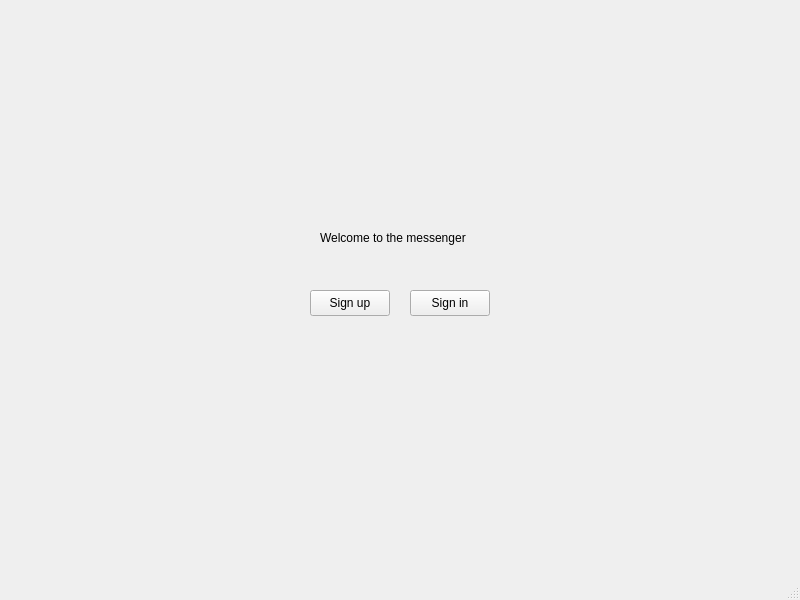
<?xml version="1.0" encoding="UTF-8"?>
<ui version="4.0">
 <class>MainWindow</class>
 <widget class="QMainWindow" name="MainWindow">
  <property name="geometry">
   <rect>
    <x>0</x>
    <y>0</y>
    <width>800</width>
    <height>600</height>
   </rect>
  </property>
  <property name="windowTitle">
   <string>MainWindow</string>
  </property>
  <widget class="QWidget" name="centralwidget">
   <widget class="QStackedWidget" name="stackedWidget">
    <property name="geometry">
     <rect>
      <x>10</x>
      <y>0</y>
      <width>801</width>
      <height>571</height>
     </rect>
    </property>
    <widget class="QWidget" name="welcome_page">
     <widget class="QLabel" name="label">
      <property name="geometry">
       <rect>
        <x>310</x>
        <y>228</y>
        <width>171</width>
        <height>20</height>
       </rect>
      </property>
      <property name="text">
       <string>Welcome to the messenger </string>
      </property>
     </widget>
     <widget class="QPushButton" name="signUpButton">
      <property name="geometry">
       <rect>
        <x>300</x>
        <y>290</y>
        <width>80</width>
        <height>26</height>
       </rect>
      </property>
      <property name="text">
       <string>Sign up</string>
      </property>
     </widget>
     <widget class="QPushButton" name="signInButton">
      <property name="geometry">
       <rect>
        <x>400</x>
        <y>290</y>
        <width>80</width>
        <height>26</height>
       </rect>
      </property>
      <property name="text">
       <string>Sign in</string>
      </property>
     </widget>
    </widget>
    <widget class="QWidget" name="signin_page">
     <widget class="QPushButton" name="signInSubmitButton">
      <property name="geometry">
       <rect>
        <x>360</x>
        <y>330</y>
        <width>80</width>
        <height>26</height>
       </rect>
      </property>
      <property name="text">
       <string>Sign in</string>
      </property>
     </widget>
     <widget class="QLineEdit" name="passwordLineEdit">
      <property name="geometry">
       <rect>
        <x>380</x>
        <y>290</y>
        <width>151</width>
        <height>26</height>
       </rect>
      </property>
      <property name="text">
       <string/>
      </property>
      <property name="echoMode">
       <enum>QLineEdit::Password</enum>
      </property>
     </widget>
     <widget class="QLineEdit" name="usernameLineEdit">
      <property name="geometry">
       <rect>
        <x>380</x>
        <y>250</y>
        <width>151</width>
        <height>26</height>
       </rect>
      </property>
      <property name="text">
       <string/>
      </property>
     </widget>
     <widget class="QLabel" name="label_2">
      <property name="geometry">
       <rect>
        <x>280</x>
        <y>250</y>
        <width>71</width>
        <height>18</height>
       </rect>
      </property>
      <property name="text">
       <string>Username </string>
      </property>
     </widget>
     <widget class="QLabel" name="label_3">
      <property name="geometry">
       <rect>
        <x>280</x>
        <y>290</y>
        <width>58</width>
        <height>18</height>
       </rect>
      </property>
      <property name="text">
       <string>Password</string>
      </property>
     </widget>
     <widget class="QLabel" name="label_8">
      <property name="geometry">
       <rect>
        <x>280</x>
        <y>360</y>
        <width>161</width>
        <height>18</height>
       </rect>
      </property>
      <property name="text">
       <string>Don't have an account?</string>
      </property>
     </widget>
     <widget class="QPushButton" name="redirectSignUpButton">
      <property name="geometry">
       <rect>
        <x>440</x>
        <y>360</y>
        <width>80</width>
        <height>26</height>
       </rect>
      </property>
      <property name="text">
       <string>Sign Up</string>
      </property>
     </widget>
    </widget>
    <widget class="QWidget" name="signup_page">
     <widget class="QLabel" name="label_4">
      <property name="geometry">
       <rect>
        <x>280</x>
        <y>230</y>
        <width>71</width>
        <height>18</height>
       </rect>
      </property>
      <property name="text">
       <string>Username</string>
      </property>
     </widget>
     <widget class="QLabel" name="label_5">
      <property name="geometry">
       <rect>
        <x>280</x>
        <y>260</y>
        <width>58</width>
        <height>18</height>
       </rect>
      </property>
      <property name="text">
       <string>Password</string>
      </property>
     </widget>
     <widget class="QLabel" name="label_6">
      <property name="geometry">
       <rect>
        <x>257</x>
        <y>290</y>
        <width>111</width>
        <height>20</height>
       </rect>
      </property>
      <property name="text">
       <string>Confirm Password</string>
      </property>
     </widget>
     <widget class="QLineEdit" name="signUpUsernameLineEdit">
      <property name="geometry">
       <rect>
        <x>400</x>
        <y>230</y>
        <width>113</width>
        <height>26</height>
       </rect>
      </property>
     </widget>
     <widget class="QLineEdit" name="signUpPasswordLineEdit">
      <property name="geometry">
       <rect>
        <x>400</x>
        <y>260</y>
        <width>113</width>
        <height>26</height>
       </rect>
      </property>
      <property name="echoMode">
       <enum>QLineEdit::Password</enum>
      </property>
     </widget>
     <widget class="QLineEdit" name="confirmPasswordLineEdit">
      <property name="geometry">
       <rect>
        <x>400</x>
        <y>290</y>
        <width>113</width>
        <height>26</height>
       </rect>
      </property>
      <property name="echoMode">
       <enum>QLineEdit::Password</enum>
      </property>
     </widget>
     <widget class="QPushButton" name="signUpSubmitButton">
      <property name="geometry">
       <rect>
        <x>370</x>
        <y>330</y>
        <width>80</width>
        <height>26</height>
       </rect>
      </property>
      <property name="text">
       <string>Sign Up</string>
      </property>
     </widget>
     <widget class="QPushButton" name="redirectSignInButton">
      <property name="geometry">
       <rect>
        <x>430</x>
        <y>370</y>
        <width>80</width>
        <height>26</height>
       </rect>
      </property>
      <property name="text">
       <string>Sign In</string>
      </property>
     </widget>
     <widget class="QLabel" name="label_9">
      <property name="geometry">
       <rect>
        <x>260</x>
        <y>370</y>
        <width>161</width>
        <height>18</height>
       </rect>
      </property>
      <property name="text">
       <string>Already have an account? </string>
      </property>
     </widget>
    </widget>
    <widget class="QWidget" name="chats_page">
     <widget class="QPushButton" name="newChatButton">
      <property name="geometry">
       <rect>
        <x>0</x>
        <y>530</y>
        <width>80</width>
        <height>26</height>
       </rect>
      </property>
      <property name="text">
       <string>New Chat</string>
      </property>
     </widget>
     <widget class="QPushButton" name="signOutButton">
      <property name="geometry">
       <rect>
        <x>720</x>
        <y>530</y>
        <width>80</width>
        <height>26</height>
       </rect>
      </property>
      <property name="text">
       <string>Sign out</string>
      </property>
     </widget>
     <widget class="QLineEdit" name="newChatUsernameLineEdit">
      <property name="geometry">
       <rect>
        <x>90</x>
        <y>530</y>
        <width>113</width>
        <height>26</height>
       </rect>
      </property>
     </widget>
     <widget class="QListWidget" name="chatsListWidget">
      <property name="geometry">
       <rect>
        <x>80</x>
        <y>80</y>
        <width>641</width>
        <height>241</height>
       </rect>
      </property>
     </widget>
     <widget class="QLabel" name="label_7">
      <property name="geometry">
       <rect>
        <x>370</x>
        <y>40</y>
        <width>58</width>
        <height>18</height>
       </rect>
      </property>
      <property name="text">
       <string>Chats:</string>
      </property>
     </widget>
    </widget>
    <widget class="QWidget" name="chat_page">
     <widget class="QListWidget" name="chatMessagesListWidget">
      <property name="geometry">
       <rect>
        <x>70</x>
        <y>90</y>
        <width>661</width>
        <height>361</height>
       </rect>
      </property>
     </widget>
     <widget class="QLineEdit" name="messageInputLineEdit">
      <property name="geometry">
       <rect>
        <x>162</x>
        <y>470</y>
        <width>571</width>
        <height>26</height>
       </rect>
      </property>
     </widget>
     <widget class="QPushButton" name="sendMessageButton">
      <property name="geometry">
       <rect>
        <x>70</x>
        <y>470</y>
        <width>80</width>
        <height>26</height>
       </rect>
      </property>
      <property name="text">
       <string>Send</string>
      </property>
     </widget>
     <widget class="QPushButton" name="backButton">
      <property name="geometry">
       <rect>
        <x>0</x>
        <y>30</y>
        <width>80</width>
        <height>26</height>
       </rect>
      </property>
      <property name="text">
       <string>Back</string>
      </property>
      <property name="default">
       <bool>false</bool>
      </property>
      <property name="flat">
       <bool>false</bool>
      </property>
     </widget>
     <widget class="QLabel" name="contactNameLabel">
      <property name="geometry">
       <rect>
        <x>350</x>
        <y>50</y>
        <width>111</width>
        <height>18</height>
       </rect>
      </property>
      <property name="text">
       <string>Contact Name </string>
      </property>
     </widget>
    </widget>
   </widget>
  </widget>
  <widget class="QMenuBar" name="menubar">
   <property name="geometry">
    <rect>
     <x>0</x>
     <y>0</y>
     <width>800</width>
     <height>23</height>
    </rect>
   </property>
  </widget>
  <widget class="QStatusBar" name="statusbar"/>
 </widget>
 <resources/>
 <connections/>
</ui>
